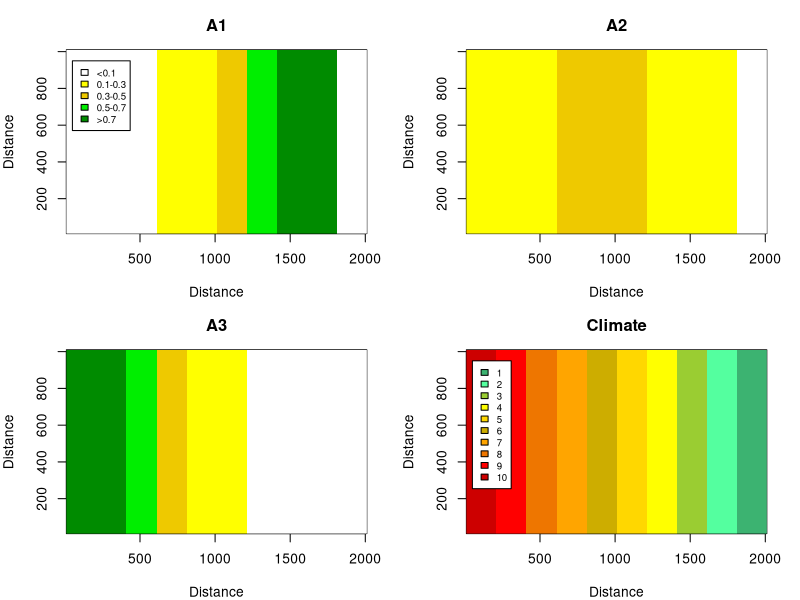
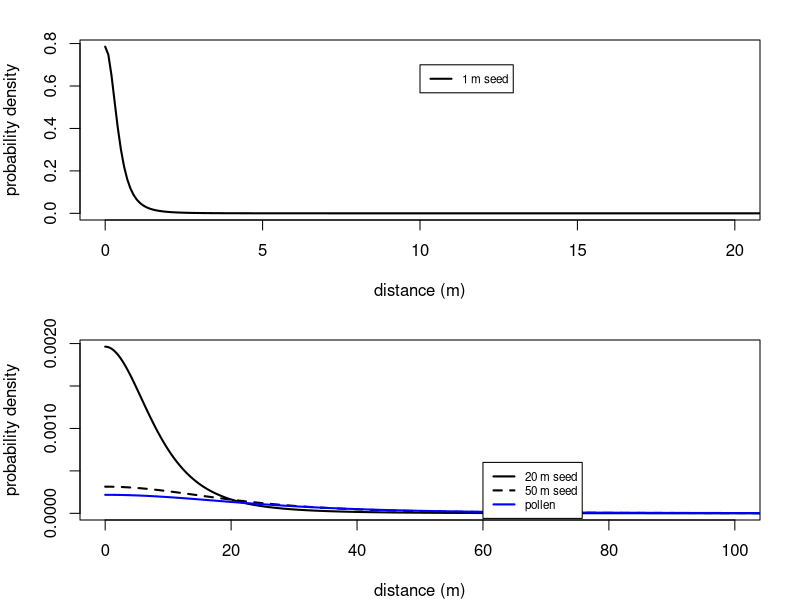

These figures' R source, in order: (Note: a time limit stopped this script after it produced the figures.)
#50 x 100 20mx20m plot landscape w/10 climates.  
# Columns 1-10 climate 10, col 11-20 climate 9, col 21-30 climate 8; col 31-40 climate 7; col 41-50 climate 6; col 51-60 climate 5; col 61-70 climate 4; col 71-80 climate 3; col 81-90 climate 2; and col 91-100 climate 1.

#For genotype-specific simulation, varying proportions of each genotype by climate band.

#Output: Map of initial allele distribution, text file of population numbers, dispersal kernel graphs, dispersal matrices saved in R file 

##############Setup plot
Plot.width <- 50
Plot.length <- 100
C.width <- Plot.length/10
CellNum <- (Plot.width*Plot.length)

 #Habitat cells
   KK <- 1:CellNum
   #habitat cell quality - climate, given by 1 (cold) to 10 (hot)
kq <- c(rep(10,Plot.width*C.width),rep(9,Plot.width*C.width),rep(8,Plot.width*C.width),rep(7,Plot.width*C.width),rep(6,Plot.width*C.width),rep(5,Plot.width*C.width),rep(4,Plot.width*C.width),rep(3,Plot.width*C.width),rep(2,Plot.width*C.width),rep(1,Plot.width*C.width)) 
   
   #Cell indexing - form into rectangle
   index <- cbind(row=rep(1:Plot.length,each=Plot.width),column=rep(1:Plot.width,Plot.length)) #xy coord
   
 clim.state <- matrix(kq,ncol=Plot.width,nrow=Plot.length,byrow=T)
    

########Annual population
 #Two size classes - seeds and adults
   JJ <- 1:2

   #Genotypes 
   II <- 1:6   
   #A1A1; A1A2; A2A2; A3A1; A2A3; A3A3
   
      #Initial population structure
   n.entry <- length(KK)*length(II)*length(JJ) 
   #habitat cells (5000) x genotypes (6) x size classes (5)
   N.i <- rep(0,n.entry)
   dim(N.i) <- c(length(KK),length(JJ),length(II)) #5000 x 5 matrix, set of 6
   
   ##6 genotypes, and where they start out
   for(k in KK){
   #Climate 1...10
   	if(kq[k]==10){
   N.i[k,1,] <- c(0,0,0,0,100,300)   #seeds - 400
   N.i[k,2,] <- c(0,0,0,0,0,0)  #adults
   	}
   	if(kq[k]==9){
   N.i[k,1,] <- c(0,0,20,20,260,500)   #seeds - 800
   N.i[k,2,] <- c(0,0,0,0,0,0)  #adults
   	}
   	if(kq[k]==8){
   N.i[k,1,] <- c(0,100,150,150,600,1000)   #seeds - 2000
   N.i[k,2,] <- c(0,0,0,0,0,0)  #adults
      	} 
   	if(kq[k]==7){
   N.i[k,1,] <- c(0,200,250,250,1000,300)    #seeds - 2000
   N.i[k,2,] <- c(0,0,0,0,0,0)  #adults
      	}
   	if(kq[k]==6){
   N.i[k,1,] <- c(100,400,450,450,500,100)    #seeds - 2000
   N.i[k,2,] <- c(0,0,0,0,0,0)  #adults
   	}
   	if(kq[k]==5){
   N.i[k,1,] <- c(300,1000,250,250,200,0)    #seeds - 2000
   N.i[k,2,] <- c(0,0,0,0,0,0)  #adults
   	}
   	if(kq[k]==4){
   N.i[k,1,] <- c(1000,600,150,150,100,0)    #seeds - 2000
   N.i[k,2,] <- c(0,0,0,0,0,0)  #adults
      	}
   	if(kq[k]==3){
   N.i[k,1,] <- c(500,260,20,20,0,0)    #seeds - 800
   N.i[k,2,] <- c(0,0,0,0,0,0)  #adults
   	}
   	if(kq[k]==2){
   N.i[k,1,] <- c(300,100,0,0,0,0)   #seeds - 400
   N.i[k,2,] <- c(0,0,0,0,0,0)  #adults
   	}
   }
   ##where are the genotypes (seeds)?  
   pop.state <- rep(0,length(KK))
   prop1 <- rep(0,length(KK)) #proportion of A1
   prop2 <- rep(0,length(KK)) #proportion of A2
   prop3 <- rep(0,length(KK)) #proportion of A3
   
   for(k in KK){
   	if(sum(N.i[k,1,II])>0){
   		 prop1[k] <-  (sum(0.5*N.i[k,1,2])+sum(0.5*N.i[k,1,4])+sum(N.i[k,1,1]))/sum(N.i[k,1,II]) 
   		 prop2[k] <-  (sum(0.5*N.i[k,1,5])+sum(0.5*N.i[k,1,2])+sum(N.i[k,1,3]))/sum(N.i[k,1,II]) 
   		 prop3[k] <-  (sum(0.5*N.i[k,1,4])+sum(0.5*N.i[k,1,5])+sum(N.i[k,1,6]))/sum(N.i[k,1,II]) 
   		  	
   	if(prop1[k] >= 0.75 & prop2[k] <= 0.25) pop.state[k] <- 1  #>=75% A1 alleles, <= 25% A2 alleles
   	if(prop1[k] >= 0.55 & prop1[k] <= 0.75 & prop2[k] <= 0.3 & prop3[k] <= 0.15) pop.state[k] <- 2  #>=55% A1 alleles, <= 30% A2 alleles, <= 15% A3 alleles
   	if(prop1[k] >= 0.35 & prop1[k] <= 0.55 & prop2[k] >= 0.35 & prop3[k] <= 0.30) pop.state[k] <- 3  #>=35% A1 alleles, >= 35% A2 alleles, <= 30% A3 alleles
    if(prop1[k] <= 0.3 & prop2[k] >= 0.4 & prop3[k] <= 0.30) pop.state[k] <- 4  #<=30% A1 alleles, >= 40% A2 alleles, <= 30% A3 alleles 	
   	if(prop1[k] <= 0.3 & prop2[k] >= 0.35 & prop3[k] <= 0.55 & prop3[k] >= 0.35) pop.state[k] <- 5
   	  #<= 30% A1 alleles, >= 35% A2 alleles, >=35%  A3 alleles
    if(prop1[k] <= 0.15 & prop2[k] <= 0.3 & prop3[k] <= 0.75 & prop3[k] >= 0.55) pop.state[k] <- 6  #>=55% A3 alleles, <= 30% A2 alleles, <= 15% A1 alleles
   	if(prop2[k] <= 0.25 & prop3[k] >= 0.75) pop.state[k] <- 7  #>= 70% A3 alleles, <= 30% A2 alleles
   	}}
   		 
   mat.pop.state <- matrix(pop.state,ncol=Plot.width,nrow=Plot.length,byrow=T)
   prop1.mat  <- matrix(prop1,ncol=Plot.width,nrow=Plot.length,byrow=T)
   prop2.mat  <- matrix(prop2,ncol=Plot.width,nrow=Plot.length,byrow=T)
   prop3.mat  <- matrix(prop3,ncol=Plot.width,nrow=Plot.length,byrow=T)  
   
jpeg(filename="Initial_Annual_LA_alleles.jpg",width=9,height=7, units='in', res=500)
par(mfrow=c(2,2),mar=c(4,4,3,2))  
 image(x=c((1:Plot.length)*20),y=c((1:Plot.width)*20),z=prop1.mat,col=c("white","yellow","gold2","green2","green4"),breaks=c(0,0.1,0.3,0.5,0.7,1),xlab="Distance",ylab="Distance",main="A1") 
 legend(50,950,legend=c("<0.1","0.1-0.3","0.3-0.5","0.5-0.7",">0.7"), fill=c("white","yellow","gold2","green2","green4") ,cex=0.7) 

image(x=c((1:Plot.length)*20),y=c((1:Plot.width)*20),z=prop2.mat,col=c("white","yellow","gold2","green2","green4"),breaks=c(0,0.1,0.3,0.5,0.7,1),xlab="Distance",ylab="Distance",main="A2") 
 
image(x=c((1:Plot.length)*20),y=c((1:Plot.width)*20),z=prop3.mat,col=c("white","yellow","gold2","green2","green4"),breaks=c(0,0.1,0.3,0.5,0.7,1),xlab="Distance",ylab="Distance",main="A3") 

image(x=c((1:Plot.length)*20),y=c((1:Plot.width)*20),z=clim.state ,col=c("mediumseagreen","seagreen1","yellowgreen","yellow","gold1","gold3","orange","darkorange2","red1","red3"),breaks=c(0.5,1.5,2.5,3.5,4.5,5.5,6.5,7.5,8.5,9.5,10.5),xlab="Distance",ylab="Distance",main="Climate") 
legend(50,950,legend=c("1","2","3","4","5","6","7","8","9","10"), fill=c("mediumseagreen","seagreen1","yellowgreen","yellow","gold1","gold3","orange","darkorange2","red1","red3"),cex=0.7)  
dev.off()    

#export as text file
Pop.i <- cbind(N.i[,,1],N.i[,,2],N.i[,,3],N.i[,,4],N.i[,,5],N.i[,,6])
write.table(Pop.i,"InitialPop_Annual_LA.txt")      


####### Vegetative processes
Ideal <- c(4,5,6,6,7,8)   #Ideal climate for each genotype 

max.fec <- 300  #maximum seed production for each size class #was 500
max.pol <- 8000  #maximum pollen production for each size class #was 10000
max.germ <- 0.3		#maximum germination 
#max.surv <- 0.05 #maximum survival for seeds in seedbank

SFclim.1.6 <- c(0.9,0.5,0.3,0.15,0,0,0,0,0) #survival/fecundity effect of climate, genotypes 1 & 6; ideal, 1-6 steps
SFclim.2.5 <- c(1,0.7,0.4,0.25,0.1,0,0,0,0) #survival/fecundity effect of climate, genotypes 2-5; ideal, 1-6 steps
#SFclim.1.6 <- c(0.9,0.75,0.55,0.4,0.3,0.2,0.1,0,0) #survival/fecundity effect of climate, genotypes 1 & 6; ideal, 1-6 steps
#SFclim.2.5 <- c(1,0.8,0.6,0.45,0.35,0.2,0.1,0,0) #survival/fecundity effect of climate, genotypes 2-5; ideal, 1-6 steps

TGclim <- c(1,0.7,0.5,0.2,0.1,0,0,0,0) #transition/germination effect of climate; ideal, 1 step-6 steps
#TGclim <- c(1,0.9,0.8,0.6,0.4,0.2,0.1,0,0) #transition/germination effect of climate; ideal, 1 step-6 steps

##########Dispersal
###2D-t seed dispersal
#mean dispersal = 1 m
u.1 <- (2/pi)^2 #0.41
#mean dispersal = 20 m
u.20 <- (20*2/pi)^2 #364.8
#mean dispersal = 50 m
u.50 <- (50*2/pi)^2 #1013.2

#pollen mean dispersal = 60 m
u.p <- (60*2/pi)^2 #1459

x1 <- seq(0,2010,by=0.1)
pd.1 <- 1/(pi*u.1*(1+((x1^2)/u.1))^2)
pd.20 <- 1/(pi*u.20*(1+((x1^2)/u.20))^2)
pd.50 <- 1/(pi*u.50*(1+((x1^2)/u.50))^2)
pd.p <- 1/(pi*u.p*(1+((x1^2)/u.p))^2)


jpeg(filename="DispersalKernels_annuals",width=6,height=6, units='in', res=500)
par(mfrow=c(2,1),mar=c(4,4,2,2))
plot(x1,pd.1,xlim=c(0,20),type='l',lwd=2,ylab="probability density",xlab="distance (m)")
legend(10,0.7,legend="1 m seed",lwd=2,lty=1,col='black',cex=0.7)
plot(x1,pd.20,xlim=c(0,100),type='l',lwd=2,ylab="probability density",xlab="distance (m)")
points(x1,pd.50,type='l',lwd=2,lty=2)
points(x1,pd.p,type='l',lwd=2,col='blue')
legend(60,6e-04,legend=c("20 m seed","50 m seed","pollen"),lwd=c(2,2,2),lty=c(1,2,1),col=c('black',"black","blue"),cex=0.7)
dev.off()

#probability of dispersing to each 20 m distance category (up to 2010 m)
div <- seq(101,20101,by=200)
Sd.prob.1 <- rep(0,100)
Sd.prob.20 <- rep(0,100)
Sd.prob.50 <- rep(0,100)
P.prob <- rep(0,100)
for(i in 1:100) {
  if(i==1){
  	  Sd.prob.1[i] <- sum(pd.1[1:div[i]])
  	  Sd.prob.20[i] <- sum(pd.20[1:div[i]])
  	  Sd.prob.50[i] <- sum(pd.50[1:div[i]])
  	  P.prob[i] <- sum(pd.p[1:div[i]])
  }
    if(i>1){
  	  Sd.prob.1[i] <- sum(pd.1[(div[i-1]+1):div[i]])
  	  Sd.prob.20[i] <- sum(pd.20[(div[i-1]+1):div[i]])
  	  Sd.prob.50[i] <- sum(pd.50[(div[i-1]+1):div[i]])
  	  P.prob[i] <- sum(pd.p[(div[i-1]+1):div[i]])
  }
	}
Sd.prob.1 <- Sd.prob.1/sum(Sd.prob.1)	
Sd.prob.20 <- Sd.prob.20/sum(Sd.prob.20)
Sd.prob.50 <- Sd.prob.50/sum(Sd.prob.50)
P.prob <- P.prob/sum(P.prob)
	
#number of cells per 20 m category
cell.d.num <- 1
for(i in 2:100){
	cell.d.num <- c(cell.d.num,8*(i-1))
}
#probability of dispersing to individual cells within 20 m distance categories (up to 2010 m)
Sd.prob.1.e <- Sd.prob.1/cell.d.num
Sd.prob.20.e <- Sd.prob.20/cell.d.num
Sd.prob.50.e <- Sd.prob.50/cell.d.num
P.prob.e <- P.prob/cell.d.num

#cell "coordinates"
X <- numeric(0)
Y <- numeric(0)
for(i in 1:100){
	X <- c(X,rep(i,50))
	Y <- c(Y,seq(1,50,by=1))
	}
cell.coord <- cbind(KK,X,Y)

#distance matrix
# to calculate distances
distmat <- function(x1,y1,x2,y2){
    xd <- outer(x1,x2,function(x1,x2) (x1 - x2)^2)
    yd <- outer(y1,y2,function(y1,y2) (y1 - y2)^2)
    d <- t(sqrt(xd + yd)) 
    return(d)
}

cell.dist <- distmat(X,Y,X,Y)

##Seed dispersal matrix
SD.mat.20 <- matrix(0,length(KK),length(KK))
  for(i in KK){
  	  SD.mat.20[i,i]<-Sd.prob.20.e[1]
  	for(d in 2:100){
  		a <- which(cell.dist[i,]>=(d-1) & cell.dist[i,]<d)
  		SD.mat.20[i,a]<-Sd.prob.20.e[d]
  	}
  }
  
SD.mat.1 <- matrix(0,length(KK),length(KK))
  for(i in KK){
  	  SD.mat.1[i,i]<-Sd.prob.1.e[1]
  	for(d in 2:100){
  		a <- which(cell.dist[i,]>=(d-1) & cell.dist[i,]<d)
  		SD.mat.1[i,a]<-Sd.prob.1.e[d]
  	}
  }  
  
SD.mat.50 <- matrix(0,length(KK),length(KK))
  for(i in KK){
  	  SD.mat.50[i,i]<-Sd.prob.50.e[1]
  	for(d in 2:100){
  		a <- which(cell.dist[i,]>=(d-1) & cell.dist[i,]<d)
  		SD.mat.50[i,a]<-Sd.prob.50.e[d]
  	}
  }

##Pollen dispersal matrix  
 Pol.mat <- matrix(0,length(KK),length(KK))
  for(i in KK){
  	  Pol.mat[i,i]<P.prob.e[1]
  	for(d in 2:100){
  		a <- which(cell.dist[i,]>=(d-1) & cell.dist[i,]<d)
  		Pol.mat[i,a]<-P.prob.e[d]
  	}
  }

#jpeg(filename="SeedDisp_ann_20.jpg",width=9,height=7, units='in', res=500)
jpeg(filename="SeedDisp_ann_1.jpg",width=9,height=7, units='in', res=500)
#Seeds <- SD.mat.20[3025,]*5000
Seeds <- SD.mat.1[3025,]*5000

Seed.Mat <- matrix(Seeds,ncol=Plot.width,nrow=Plot.length,byrow=T) 

image(x=c((1:Plot.length)*20),y=c((1:Plot.width)*20),z=Seed.Mat,col=c("white","yellow","gold1","gold2","orange","dark orange","red"),breaks=c(0,0.00001,0.001,0.1,10,100,1000,5000),xlab="Distance",ylab="Distance",main="Seeds (out of 5000)") 
 legend(1500,950,legend=c("<0.00001","<0.001","<0.1","<10","<100","<1000","<5000"), fill=c("white","yellow","gold1","gold2","orange","dark orange","red") ,cex=0.7) 
dev.off() 

jpeg(filename="SeedDisp_Fig.jpg",width=9,height=7, units='in', res=500)
Seeds2 <- SD.mat.20[3025,]*5000
Seeds1 <- SD.mat.1[3025,]*5000

Seed.Mat1 <- matrix(Seeds1,ncol=Plot.width,nrow=Plot.length,byrow=T) 
Seed.Mat2 <- matrix(Seeds2,ncol=Plot.width,nrow=Plot.length,byrow=T)

par(mfrow=c(2,1), mar = c(4.5,4,2.5,1.5)) 

image(x=c((1:Plot.length)*20),y=c((1:Plot.width)*20),z=Seed.Mat1,col=c("white","yellow","gold1","gold2","orange","dark orange","red"),breaks=c(0,0.00001,0.001,0.1,10,100,1000,5000),xlab="Distance(m)",ylab="Distance (m)",main="1 m mean dispersal",cex.main = 1) 
 legend(1500,950,legend=c("<0.00001","<0.001","<0.1","<10","<100","<1000","<5000"), fill=c("white","yellow","gold1","gold2","orange","dark orange","red") ,cex=0.7) 
 
image(x=c((1:Plot.length)*20),y=c((1:Plot.width)*20),z=Seed.Mat2,col=c("white","yellow","gold1","gold2","orange","dark orange","red"),breaks=c(0,0.00001,0.001,0.1,10,100,1000,5000),xlab="Distance(m)",ylab="Distance (m)",main="20 m mean dispersal",cex.main = 1) 
 
dev.off() 

save.image(file="AnnMod_LA_Setup.RData")
